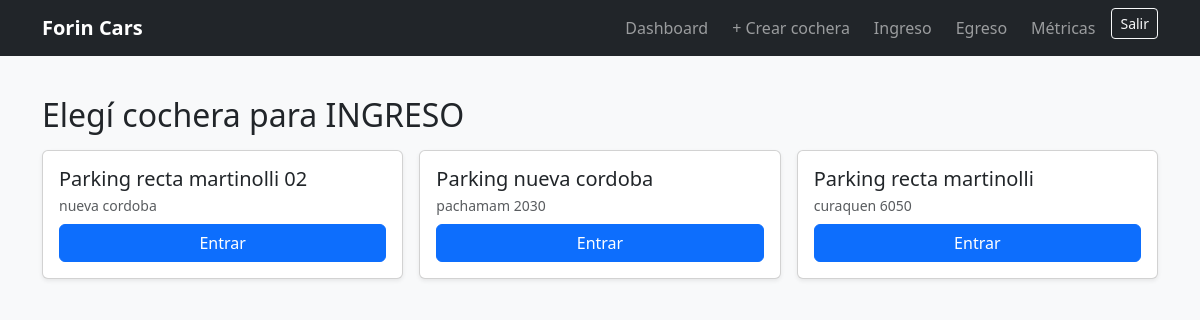
Screenshot of /parking/ingreso/ (signed in) with the database file from the repository.
### parking/models.py (models this page shows, shortened)
class Cochera(models.Model):
    owner = models.ForeignKey(
        settings.AUTH_USER_MODEL,
        on_delete=models.CASCADE,
        related_name="cocheras",
    )
    nombre = models.CharField(max_length=120)
    direccion = models.CharField(max_length=200, blank=True)
    activa = models.BooleanField(default=True)
    created_at = models.DateTimeField(auto_now_add=True)
    empleados = models.ManyToManyField(
        settings.AUTH_USER_MODEL,
        related_name="cocheras_asignadas",
        blank=True,
        through="CocheraEmpleado",
    )

### parking/views.py (the view)
# urls.py: path("ingreso/", views.ingreso_select_cochera_view, name="ingreso"),
@login_required
@user_passes_test(can_operate)
def ingreso_select_cochera_view(request):
    return _select_cochera_view(request, title="Elegí cochera para INGRESO", target_url_name="ingreso_cochera")

### parking/views.py (called while the page is built)
def can_operate(user) -> bool:
    if not user.is_authenticated:
        return False
    if user.is_superuser:
        return True
    return user.groups.filter(name__in=["ADMIN_DUENO", "ADMIN_EMPLEADO"]).exists()

def cochera_queryset_for(user):
    if user.is_superuser:
        return Cochera.objects.all()
    q = Q(owner=user)
    try:
        Cochera.objects.filter(empleados=user)  # solo para testear FieldError
        q |= Q(empleados=user)
    except FieldError:
        pass
    try:
        Cochera.objects.filter(cocheraempleado__empleado=user)
        q |= Q(cocheraempleado__empleado=user)
    except FieldError:
        pass
    return Cochera.objects.filter(q).distinct()

def _select_cochera_view(request, *, title: str, target_url_name: str):
    qs = cochera_queryset_for(request.user).filter(activa=True).order_by("-created_at")
    first_two = list(qs[:2])
    if not first_two:
        messages.info(request, "No tenés cocheras asignadas para operar.")
        return redirect(URL_DASHBOARD)
    if len(first_two) == 1:
        return redirect(target_url_name, cochera_id=first_two[0].id)
    cocheras = list(qs)
    return render(
        request,
        "parking/select_cochera.html",
        {"title": title, "cocheras": cocheras, "target": target_url_name},
    )

### users/context_processors.py (called while the page is built)
def role_flags(request):
    u = getattr(request, "user", None)
    if not u or not u.is_authenticated:
        return {"can_manage_cochera": False, "can_operate": False, "is_superadmin": False}
    is_superadmin = u.is_superuser
    can_manage_cochera = is_superadmin or u.groups.filter(name="ADMIN_DUENO").exists()
    can_operate = can_manage_cochera or u.groups.filter(name="ADMIN_EMPLEADO").exists()
    return {
        "is_superadmin": is_superadmin,
        "can_manage_cochera": can_manage_cochera,
        "can_operate": can_operate,
    }

### parking/templates/parking/select_cochera.html (shortened to what this page needs)
{% extends "base.html" %}
{% block content %}
<div class="container py-4">
  <h2 class="mb-3">{{ title }}</h2>
  <div class="row g-3">
    {% for c in cocheras %}
      <div class="col-12 col-md-6 col-lg-4">
        <div class="card p-3 shadow-sm">
          <h5 class="mb-1">{{ c.nombre }}</h5>
          <div class="text-muted small mb-2">{{ c.direccion|default:"(sin dirección)" }}</div>
          <a class="btn btn-primary" href="{% url target c.id %}">Entrar</a>
        </div>
      </div>
    {% endfor %}
  </div>
</div>
{% endblock %}

### rows the page displays
Cochera: nombre "Parking recta martinolli 02", direccion "nueva cordoba"
Cochera: nombre "Parking nueva cordoba", direccion "pachamam 2030"
Cochera: nombre "Parking recta martinolli", direccion "curaquen 6050"

### other values shown
{{ title }} "Elegí cochera para INGRESO"
